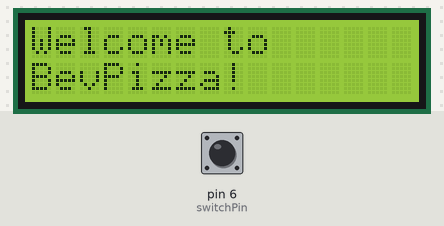
Recording of a sketch running on a simulated Arduino Uno, built with avr-gcc and run on an emulated ATmega328P. Parts: 16×2 character LCD. The inputs (shaded band) are chosen by the test bench; at power-on: pin 6 (switchPin) LOW.

Above: at 1.2 s.
1.3 s: pin 6 (switchPin) pulled HIGH for 0.15 s
At 2.2 s:
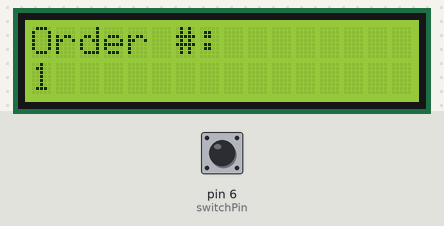
2.9 s: pin 6 (switchPin) pulled HIGH for 1 s
At 4.7 s:
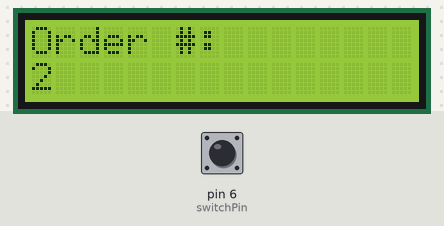
5.4 s: pin 6 (switchPin) pulled HIGH for 0.15 s
At 6.5 s:
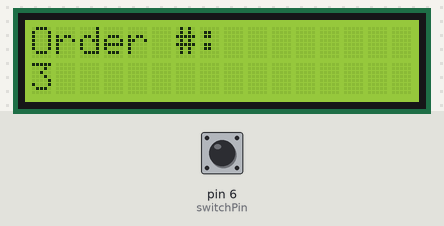
7.0 s: pin 6 (switchPin) pulled HIGH for 1 s
At 9.0 s:
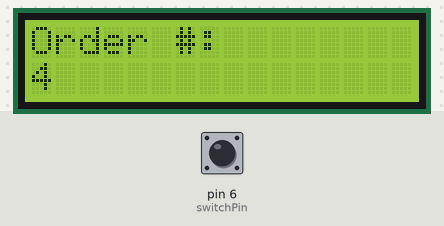
Timing chart, 0 to 10.5 s (numbered marks = the images above; inputs shaded):
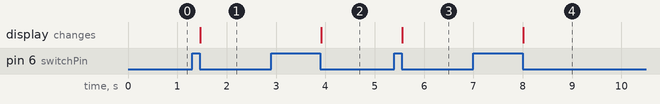

Measured:
- after the input at 1.3 s, the display: changes after 0.16 s (image 1)
- after the input at 2.9 s, the display: changes after 1.0 s (image 2)
- after the input at 5.4 s, the display: changes after 0.16 s (image 3)
- after the input at 7.0 s, the display: changes after 1.0 s (image 4)

The sketch:

Pizza.ino
```cpp
/*
 * Welcome to BevPizza
 * Now Serving Order #
*/

#include <Wire.h>
#include <LiquidCrystal_I2C.h>

LiquidCrystal_I2C lcd (0x3F, 2, 1, 0, 4, 5, 6, 7, 3, POSITIVE);

const int switchPin = 6;
int hits = 0;
int switchState = 0;
int prevSwitchState = 0;

void setup()
{
  lcd.begin(16,2);
  lcd.setCursor(0,0);
  lcd.print("Welcome to");
  lcd.setCursor(0,1);
  lcd.print("BevPizza!");
}

void loop()
{
  switchState = digitalRead(switchPin);

  if (switchState != prevSwitchState)
  {
    if (switchState == LOW)
    {
      hits = hits + 1;
      lcd.clear();
      lcd.setCursor(0,0);
      lcd.print("Order #:");
      lcd.setCursor(0,1);
      lcd.print(hits);
    }
  }
  prevSwitchState = switchState;

//  for (int i = 0; i < 13; i++)
//  {
//    lcd.scrollDisplayLeft();
//    delay(300);
//  }
//
//  for (int i = 0; i < 26; i++)
//  {
//    lcd.scrollDisplayRight();
//    delay(300);
//  }
}
```
